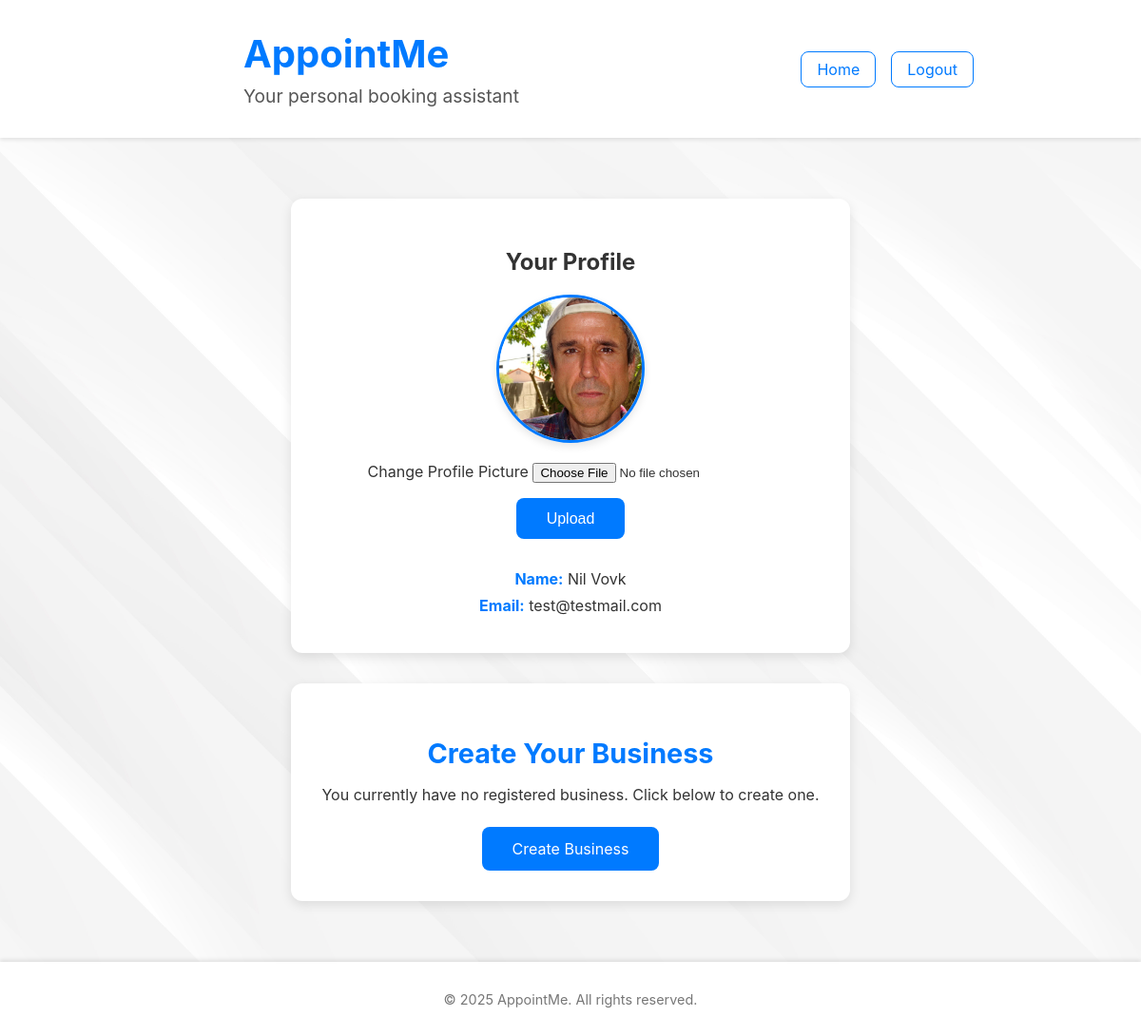
The app's page /profile (signed in), older data.
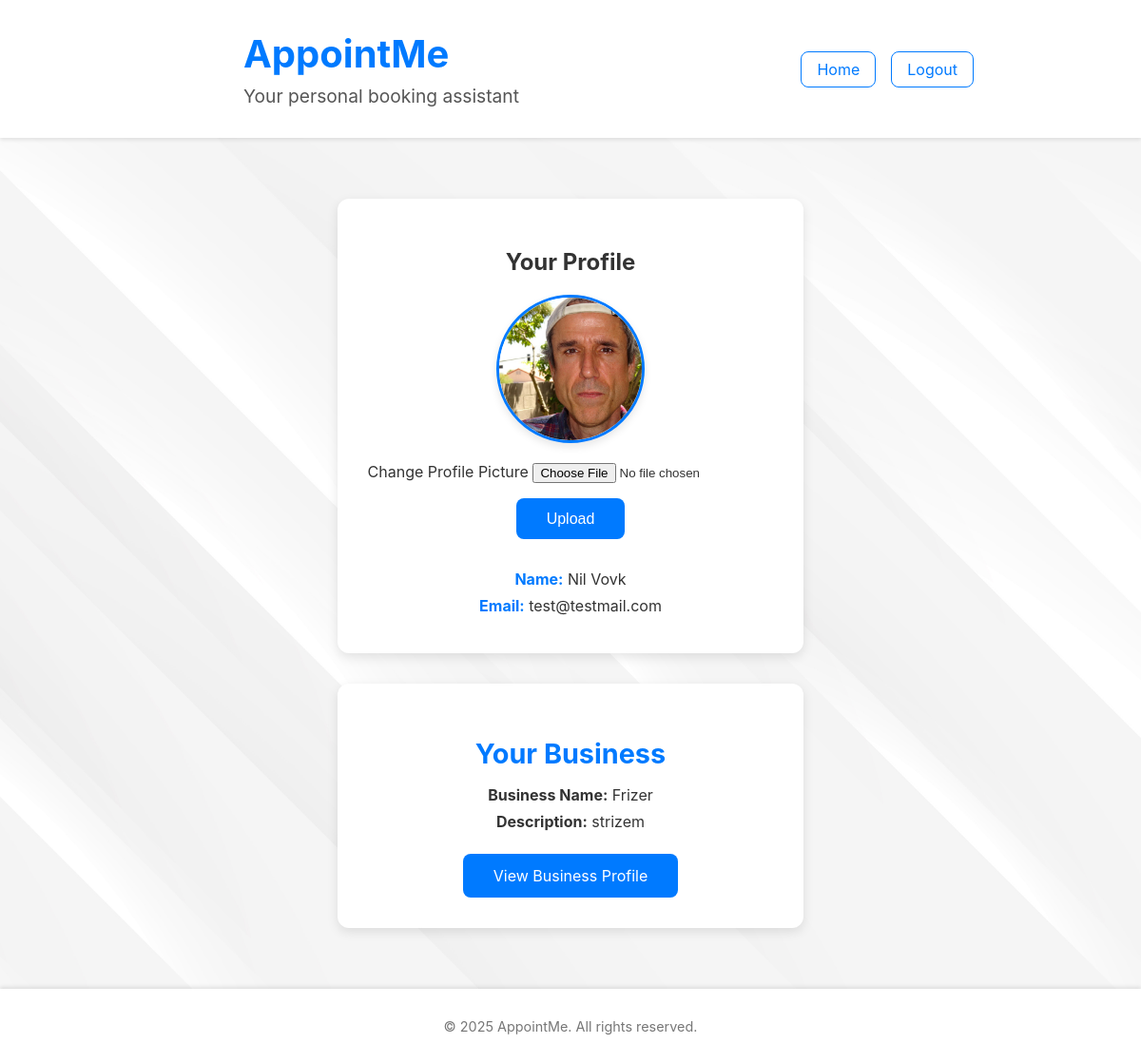
The same page, newer data.
### main.py (models this page shows)
class Business(db.Model):
    id = db.Column(db.Integer, primary_key = True)
    user_id = db.Column(db.Integer, db.ForeignKey("user.id"))
    name = db.Column(db.String(100), nullable = False)
    description = db.Column(db.String(200))

### main.py (the view, shortened to what this page needs)
@app.route("/profile", methods=["GET", "POST"])
def profile():
    if session.get("user_id"):
        user_id = session.get("user_id")
        business = Business.query.filter_by(user_id=user_id).first()
        return render_template("profile.html", business=business)
    else:
        flash("Login to view the profile section!", "error")
        return redirect(url_for("login"))

### templates/profile.html (shortened to what this page needs)
<!DOCTYPE html>
<html lang="sl">
<head>
    <link rel="stylesheet" href="/static/home.css">
    <link rel="stylesheet" href="/static/login.css">
</head>
<body>
    <header class="header">
        <div class="header-left">
            <h1>AppointMe</h1>
            <p class="subheader">Your personal booking assistant</p>
        </div>
        <nav class="header-right">
            <a href="/">Home</a>
            <a href="/logout">Logout</a>
        </nav>
    </header>
    <main class="content">
        <section class="profile-section">
            <h2>Your Profile</h2>
            <div class="profile-container">
                <div class="profile-picture">
                    <img src="{{ '/static/images/' ~ session['user_pfp'] if session['user_pfp'] else '/static/images/default.png' }}" alt="Profile Picture">
                    <form action="/profile" method="POST" enctype="multipart/form-data">
                        <label for="profile-picture">Change Profile Picture</label>
                        <input type="file" id="profile-picture" name="profile_picture" accept="image/*">
                        <button type="submit" class="cta-button">Upload</button>
                    </form>
                </div>
                <div class="profile-details">
                    <p><strong>Name:</strong> {{ session["user_name"] }} {{ session["user_surname"] }}</p>
                    <p><strong>Email:</strong> {{ session["user_email"] }}</p>
                </div>
            </div>
        </section>
        {% if business %}
        <section class="business-section">
            <h2>Your Business</h2>
            <div class="business-details">
                <p><strong>Business Name:</strong> {{ business.name }}</p>
                <p><strong>Description:</strong> {{ business.description }}</p>
                <a href="/business-dashboard" class="cta-button">View Business Profile</a>
            </div>
        </section>
        {% else %}
        <section class="add-business-section">
            <h2>Create Your Business</h2>
            <p>You currently have no registered business. Click below to create one.</p>
            <a href="/create-business" class="cta-button">Create Business</a>
        </section>
        {% endif %}
    </main>
    <footer class="footer">
        <p>© 2025 AppointMe. All rights reserved.</p>
    </footer>
</body>
</html>

### static/home.css (style rules this page uses)
html, body { height: 100%; margin: 0; display: flex; flex-direction: column; }
body { font-family: -apple-system, BlinkMacSystemFont, "Segoe UI", Roboto, "Helvetica Neue", Arial, sans-serif; margin: 0; padding: 0; background-image: url("/static/background.jpg"); background-size: cover; background-position: center; background-repeat: no-repeat; color: #333; }
.header { display: flex; justify-content: space-between; align-items: center; padding: 2rem 1rem; background-color: #ffffff; box-shadow: 0 2px 4px rgba(0, 0, 0, 0.1); }
.header-left { display: flex; flex-direction: column; }
.header-right { display: flex; padding-right: 10rem; gap: 1rem; }
.header a { text-decoration: none; font-size: 1rem; color: #007aff; padding: 0.5rem 1rem; border: 1px solid #007aff; border-radius: 8px; transition: background-color 0.3s ease, color 0.3s ease; }
.header h1 { text-align: left; font-size: 2.5rem; margin: 0; color: #007aff; padding-left: 15rem; }
.subheader { text-align: left; font-size: 1.2rem; margin: 0.5rem 0 0; color: #555; padding-left: 15rem; }
.content { padding: 2rem 1rem; max-width: 800px; margin: 0 auto; flex: 1; }
.cta-button { display: block; margin: 1rem auto 0; padding: 0.8rem 2rem; font-size: 1rem; color: #ffffff; background-color: #007aff; border: none; border-radius: 8px; cursor: pointer; transition: background-color 0.3s ease; }
.footer { text-align: center; padding: 1rem; background-color: #ffffff; box-shadow: 0 -2px 4px rgba(0, 0, 0, 0.1); font-size: 0.9rem; color: #777; }

### static/login.css (style rules this page uses)
.profile-section, .business-section, .add-business-section { margin: 2rem auto; max-width: 600px; background: #ffffff; padding: 2rem; border-radius: 12px; box-shadow: 0 4px 12px rgba(0, 0, 0, 0.1); text-align: center; }
.profile-container { display: flex; flex-direction: column; align-items: center; gap: 1.5rem; }
.profile-picture img { width: 150px; height: 150px; border-radius: 50%; object-fit: cover; border: 3px solid #007aff; box-shadow: 0 4px 8px rgba(0, 0, 0, 0.1); }
.profile-picture form { margin-top: 1rem; }
.profile-details p { font-size: 1rem; margin: 0.5rem 0; color: #333; }
.profile-details strong { color: #007aff; }
.business-details p, .add-business-section p { font-size: 1rem; margin: 0.5rem 0; color: #333; }
.business-section h2, .add-business-section h2 { font-size: 1.8rem; margin-bottom: 1rem; color: #007aff; }
.add-business-section a, .business-section a { display: inline-block; margin-top: 1rem; padding: 0.8rem 2rem; font-size: 1rem; color: #ffffff; background-color: #007aff; border: none; border-radius: 8px; text-decoration: none; transition: background-color 0.3s ease, transform 0.2s ease; }

Row changes from the older to the newer data that the page shows:
added Business: name "Frizer", description "strizem"
Text that changed along with them:
text no longer shown: "Create Your Business You currently have no registered business. Click below to create one. Create Business"
text now shown: "Your Business Business Name: Description: View Business Profile"
